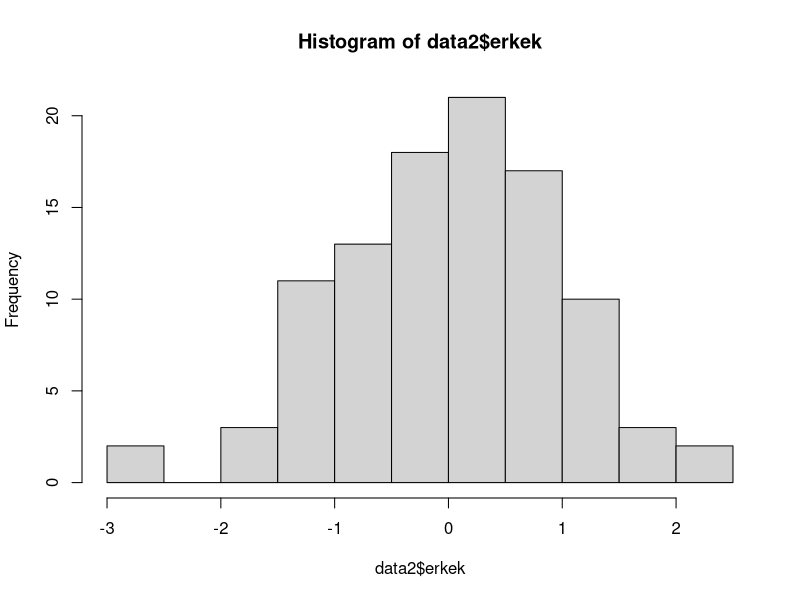
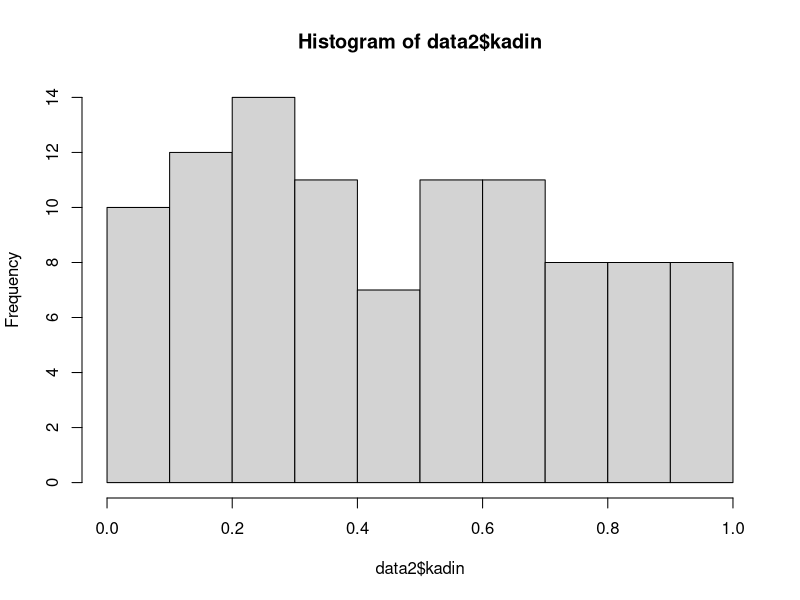

R code for these plots, in order: (Note: this script raises an error after producing the figures.)
# require(MASS)
# ttestdata=data.frame(mvrnorm(n=100,mu=c(1,1.5),Sigma=matrix(c(1,0,0,1),2,2),empirical=T))
# write.csv(ttestdata,file="ttestdata.csv",row.names = F)
# rm(list=ls())



data=read.csv("01ttestdata.csv")  #datayi oku
head(data)                        #datanin ilk 10 sirasi
tail(data)                        #datanin son 10 sirasi

data$X1                   #X1i gor
mean(data$X1)             #X1in ortalamasi
mean(data$X2)             #X2in ortalamasi
var(data$X1)              #X1in varyansi
length(data$X1)           #X1in uzunlugu

fonk1=function(x){x^2}
fonk1(4)
  
EGEttest=function(X1,X2){
  x1smean=mean(X1)
  x2smean=mean(X2)
  x1svar=var(X1)
  x2svar=var(X2)
  x1ssize=length(X1)
  x2ssize=length(X2)
  tsta=(x1smean-x2smean)/sqrt((x1svar/x1ssize)+(x2svar/x2ssize))
  return(tsta)
}

# rm(list=setdiff(ls(),c("vhasttest")))
# cat("\014") 

names(data)=c("acemi","usta")
head(data)

EGEttest(data$acemi,data$usta)


require(stats)
?t.test
t.test(data$acemi,data$usta)


#ikinci ornek
data2=data.frame(erkek=rnorm(100),kadin=runif(100))
hist(data2$erkek)
hist(data2$kadin)


EGEttest(data2$erkek,data2$kadin)

EGEttest2=function(X1,X2){
  if (shapiro.test(X1)$p<.05 || shapiro.test(X2)$p<.05) 
    warning("normallik ihlali")
  x1smean=mean(X1)
  x2smean=mean(X2)
  x1svar=var(X1)
  x2svar=var(X2)
  x1ssize=length(X1)
  x2ssize=length(X2)
  tsta=(x1smean-x2smean)/sqrt((x1svar/x1ssize)+(x2svar/x2ssize))
  return(tsta)
}

EGEttest2(data2$erkek,data2$kadin)


EGEttest3=function(X1,X2){
  if (shapiro.test(X1)$p<.05 || shapiro.test(X2)$p<.05) 
    stop("normallik ihlali")
  x1smean=mean(X1)
  x2smean=mean(X2)
  x1svar=var(X1)
  x2svar=var(X2)
  x1ssize=length(X1)
  x2ssize=length(X2)
  tsta=(x1smean-x2smean)/sqrt((x1svar/x1ssize)+(x2svar/x2ssize))
  return(tsta)
}

EGEttest3(data2$erkek,data2$kadin)
#fonksiyonlar pakete, paketler internete...